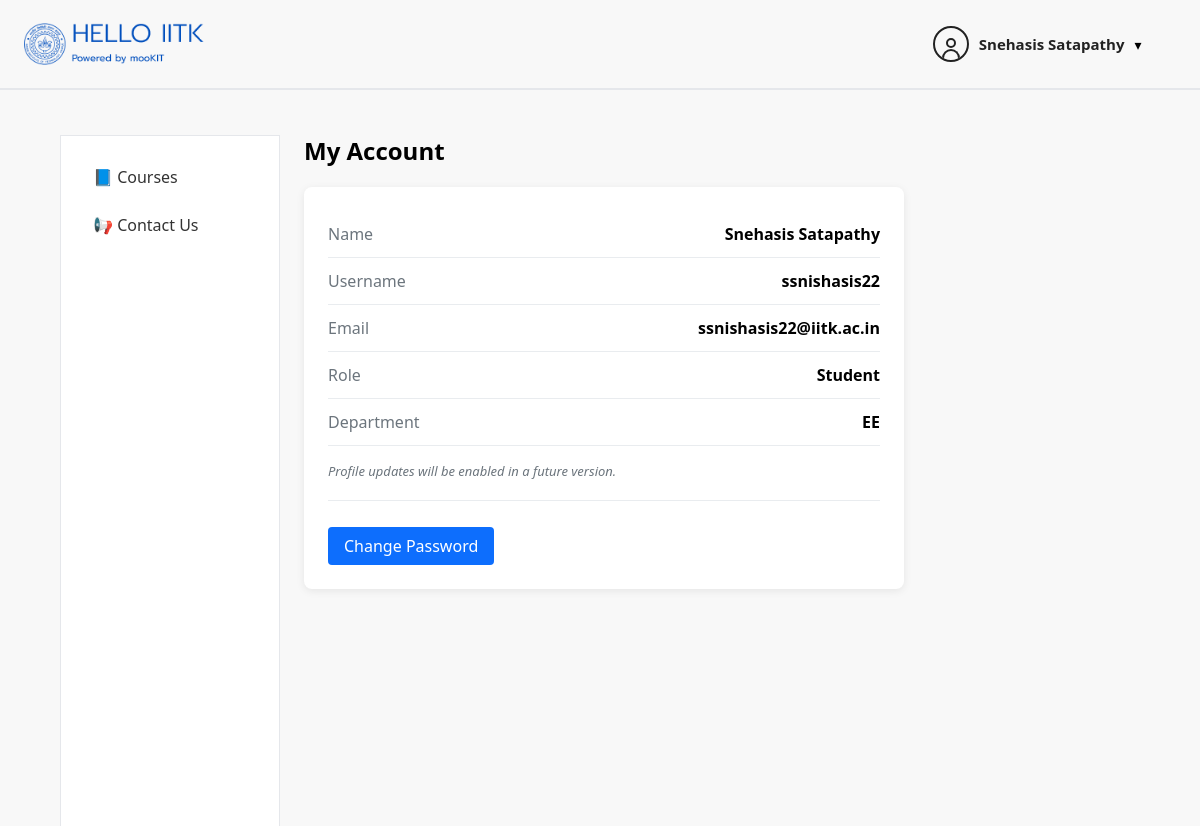
Screenshot of /courses/account/ (signed in) with the database file from the repository.
### users/models.py (models this page shows, shortened)
class User(AbstractUser):
    ROLE_CHOICES = [
        ('student', 'Student'),
        ('professor', 'Professor'),
        ('ta', 'Teaching Assistant'),
        ('admin', 'Admin'),
    ]
    role = models.CharField(
        max_length=20,
        choices=ROLE_CHOICES,
        default='student'
    )
    department = models.CharField(max_length=100, blank=True)

### courses/views.py (the view)
# urls.py: path("account/", my_account),
@login_required
def my_account(request):
    return render(request, "account/my_account.html", {"nav_active": "account"})

### templates/account/my_account.html
{% extends "courses/base.html" %}
{% load static %}
{% block content %}
<h2>My Account</h2>
<div class="account-card">
  <div class="account-row">
    <span class="label">Name</span>
    <span class="value">{{ request.user.get_full_name }}</span>
  </div>
  <div class="account-row">
    <span class="label">Username</span>
    <span class="value">{{ request.user.username }}</span>
  </div>
  <div class="account-row">
    <span class="label">Email</span>
    <span class="value">{{ request.user.email }}</span>
  </div>
  <div class="account-row">
    <span class="label">Role</span>
    <span class="value">{{ request.user.role|title }}</span>
  </div>
  <div class="account-row">
    <span class="label">Department</span>
    <span class="value">{{ request.user.department|default:"—" }}</span>
  </div>
  <div class="account-note">
    Profile updates will be enabled in a future version.
  </div>
  <div class="account-actions">
    <a href="{% url 'password_change' %}" class="btn">Change Password</a>
  </div>
</div>
{% endblock %}

### templates/courses/includes/header.html (shortened to what this page needs)
{% load static %}
<header class="topbar">
  <div class="topbar-left">
    <img src="{% static 'img/iitk_logo.png' %}" class="topbar-logo">
  </div>
  <div class="profile-wrapper">
    <div class="profile-trigger" onclick="toggleProfileDropdown()">
      <div class="profile-icon">
        <div class="profile-head"></div>
        <div class="profile-body"></div>
      </div>
      <span class="profile-name">
        {{ request.user.get_full_name|default:request.user.username }}
      </span>
      <span class="chevron">▾</span>
    </div>
  </div>
</header>

### static/css/courses.css (style rules this page uses)
* { box-sizing: border-box; }
body { margin: 0; font-family: "Segoe UI", Arial, sans-serif; background: #ffffff; }
.profile-wrapper { margin-right: 3%; }
.profile-icon { width: 36px; height: 36px; border: 2px solid #222; border-radius: 50%; position: relative; cursor: pointer; overflow: hidden; }
.profile-head { width: 10px; height: 10px; bottom:-3px; border: 2px solid #222; border-radius: 50%; position: absolute; top: 10px; left: 50%; transform: translateX(-50%); background: transparent; transition: background 0.2s ease; }
.profile-body { width: 18px; height: 10px; border: 2px solid #222; border-bottom: none; border-radius: 10px 10px 0 0; position: absolute; bottom: 1px; left: 50%; transform: translateX(-50%); background: transparent; transition: background 0.2s ease; }
.profile-name { font-size: 14px; font-weight: 500; }
.btn { display: inline-block; margin-top: 10px; padding: 6px 12px; background: #e9ecef; border-radius: 4px; text-decoration: none; color: black; }
.profile-wrapper { position: relative; display: flex; align-items: center; }
.profile-trigger { display: flex; align-items: center; gap: 10px; cursor: pointer; }
.profile-icon { width: 36px; height: 36px; border: 2px solid #222; border-radius: 50%; display: flex; align-items: center; justify-content: center; }
.profile-name { font-size: 15px; font-weight: 600; color: #222; }
.chevron { font-size: 14px; }
.topbar { height: 90px; display: flex; justify-content: space-between; align-items: center; padding: 0 24px; border-bottom: 2px solid #e5e7eb; background: #f8f8f8; }
.topbar-left { width: 200px; display: flex; align-items: center; gap: 12px; }
.topbar-logo { width: 200px; }
.account-card { max-width: 600px; background: #ffffff; padding: 24px; border-radius: 8px; box-shadow: 0 2px 8px rgba(0,0,0,0.08); }
.account-row { display: flex; justify-content: space-between; padding: 12px 0; border-bottom: 1px solid #e9ecef; }
.account-row .label { color: #6c757d; font-weight: 500; }
.account-row .value { font-weight: 600; }
.account-note { margin-top: 16px; font-size: 13px; color: #6c757d; font-style: italic; }
.account-actions { margin-top: 20px; padding-top: 16px; border-top: 1px solid #e9ecef; }
.account-actions .btn { background: #0d6efd; color: #fff; padding: 8px 16px; }

### rows the page displays
User: user.get_full_name "Snehasis Satapathy", user.username "ssnishasis22", user.email "ssnishasis22@iitk.ac.in", user.role "Student", user.department "EE"
